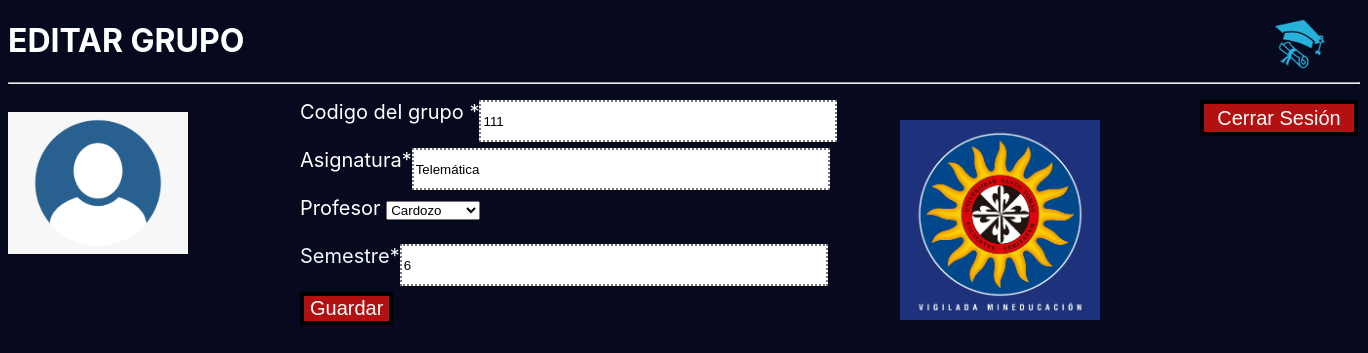
/index/admin/editarGrupoAdmin/1/ (signed in), run on the app's committed database.
### app/models.py (models this page shows)
class Grupos(models.Model):
    codigo=models.CharField(max_length=50, null=False)
    asignatura=models.CharField(max_length=50, null=False)
    semestre=models.CharField(max_length=50, null=False)
    profesor =models.ForeignKey(Profesores, related_name='grupo', null=True, on_delete=models.PROTECT)
    class Meta:
        app_label='app'

### app/views.py (the view)
# urls.py: path('index/admin/editarGrupoAdmin/<int:id>/', views.editarGrupoAdmin, name='editarGrupoAdmin'),
@login_required
def editarGrupoAdmin(request,id):
    grupoenviado=Grupos.objects.get(id=id)
    profesoresaenviar=Profesores.objects.all()
    contexto= {
        'grupoenviado':grupoenviado,
        'profesoresaenviar':profesoresaenviar
    }
    return render(request, 'app/editarGrupoAdmin.html',contexto)

### app/templates/app/editarGrupoAdmin.html (shortened to what this page needs)
{% extends "app/base.html" %} {% load static %} {%block css%}
<link rel="stylesheet" href="{% static 'app/css/estilo.css' %}">
<link rel="stylesheet" href="{% static 'app/css/estilocrearEstudiante.css' %}"> {%endblock%} {%block titulo%} Editar Grupo como admin {%endblock%}
{%block body%}
<h1> EDITAR GRUPO</h1>
<hr>
<br>
<img src="{% static 'app/img/profilephoto.png' %}" alt="profilephoto" width="180">
<div class="admincreargrupo">
    <a href="{% url 'app:cerrarsesion' %}">
        <input class="cerrarsesion" type="submit" value="Cerrar Sesión">
    </a>
    <form action="{% url 'app:editarGrupoAdminForm' grupoenviado.id %}" method="POST">
        <label for="asignaturain" id="lblasignatura">Codigo del grupo *</label>
        <input name="codigo" type="text" id="asignaturain" value={{grupoenviado.codigo}} class="inasignatura">
        <br>
        <br>
        <label for="semestrein" id="lblsemestre">Asignatura* </label>
        <input name="asignatura" type="text" id="semestrein" value={{grupoenviado.asignatura}} class="insemestre">
        <br>
        <br>
        <label for="profesorin" id="lblprofesor">Profesor
            <select name="profesor" id="profesor">
                {% for ver in profesoresaenviar%}
                <option value="{{ver.usuario.id}}">{{ver.usuario.last_name}}</option>
                {% endfor %}
            </select>
        </label>
        <br>
        <br>
        <label for="cantidadin" id="lblcantidad">Semestre* </label>
        <input name="semestre" type="number" id="cantidadin" value={{grupoenviado.semestre}} class="incantidad" min=1 max=10>
        <br>
        <br>
        <button class="enviarGrupo" type="submit" value="Guardar">Guardar</button>
    </form>
</div>
<br>
<img src="{% static 'app/img/LOGO_USTA_AZUL.png' %}" alt="Logo" class="logoustagrupo" width="200">
{%endblock%}

### app/static/app/css/estilo.css (style rules this page uses)
html { background-color: #07091f; font-family: -apple-system, BlinkMacSystemFont, 'Segoe UI', Roboto, Oxygen, Ubuntu, Cantarell, 'Open Sans', 'Helvetica Neue', sans-serif; }
.cerrarsesion { background-color: #b31111; border: 4px solid #000000; color: rgb(255, 255, 255); text-align: center; text-decoration: double; font-size: larger; display: inline; font-size: 20px; left: 900px; cursor: pointer; }
h1 { left: 100px; color: white; font-family: -apple-system, BlinkMacSystemFont, 'Segoe UI', Roboto, Oxygen, Ubuntu, Cantarell, 'Open Sans', 'Helvetica Neue', sans-serif; }
input { position: absolute; width: 158px; height: 36px; }

### app/static/app/css/estilocrearestudiante.css (style rules this page uses)
html { background-color: #07091f; font-family: -apple-system, BlinkMacSystemFont, 'Segoe UI', Roboto, Oxygen, Ubuntu, Cantarell, 'Open Sans', 'Helvetica Neue', sans-serif; }
h1 { left: 100px; color: white; font-family: -apple-system, BlinkMacSystemFont, 'Segoe UI', Roboto, Oxygen, Ubuntu, Cantarell, 'Open Sans', 'Helvetica Neue', sans-serif; }
input { position: absolute; width: 158px; height: 36px; }
.admincreargrupo { position: absolute; color: aliceblue; font-size: 20px; left: 300px; top: 100px; width: 296px; }
.logoustagrupo { position: absolute; top: 120px; left: 900px; }
.enviarGrupo { background-color: #b31111; border: 4px solid #000000; color: rgb(255, 255, 255); text-align: center; text-decoration: double; font-size: larger; display: inline; font-size: 20px; top: 500px; left: 300px; cursor: pointer; }
#lblasignatura { color: white; }
#lblsemestre { color: white; }
#lblprofesor { color: white; }
.inasignatura { width: 350px; border-style: dotted; }
.insemestre { width: 410px; border-style: dotted; }
.incantidad { width: 420px; border-style: dotted; }

### data on the page
Grupos: codigo "111", asignatura "Telemática", semestre "6"

### other printed values
form field profesor "Cardozo"
